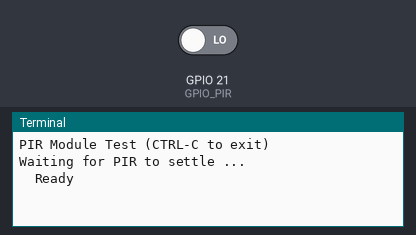
A program run on a simulated Raspberry Pi (BCM pin numbers). On the bench: the last lines printed to the terminal. The inputs (shaded band) are chosen by the test bench; at power-on: GPIO 21 (GPIO_PIR) LOW. The clock reads 2024-03-15 10:24:30 at power-on unless the program sets it; no MQTT or app messages arrive unless stated.

Above: at 1.2 s.
1.3 s: GPIO 21 (GPIO_PIR) driven HIGH
At 1.43 s:
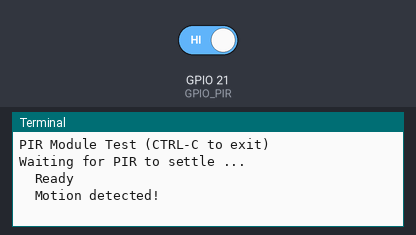
At 2.5 s:
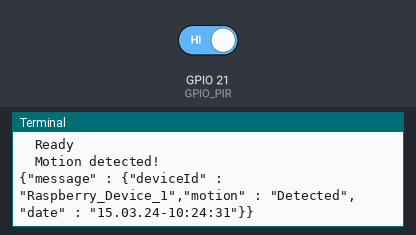

Measured:
- after the input at 1.3 s, the terminal: prints a new line at once (image 1)

The program:

sendMotionDetectWithMQTT.py
```python
#!/usr/bin/python
#+-+-+-+-+-+-+-+-+-+-+-+-+-+-+-+-+-+-+-+-+-+
#|R|a|s|p|b|e|r|r|y|P|i|-|S|p|y|.|c|o|.|u|k|
#+-+-+-+-+-+-+-+-+-+-+-+-+-+-+-+-+-+-+-+-+-+
#
# pir_1.py
# Detect movement using a PIR module
#
# Author : Matt Hawkins
# Date   : 21/01/2013

# Import required Python libraries
import RPi.GPIO as GPIO
import time
import datetime
import paho.mqtt.client as mqtt

mqttc = mqtt.Client("python_pub")

# Use BCM GPIO references
# instead of physical pin numbers
GPIO.setmode(GPIO.BCM)

# Define GPIO to use on Pi
GPIO_PIR = 21

print "PIR Module Test (CTRL-C to exit)"

# Set pin as input
GPIO.setup(GPIO_PIR,GPIO.IN)      # Echo

Current_State  = 0
Previous_State = 0

try:

  print "Waiting for PIR to settle ..."

  # Loop until PIR output is 0
  while GPIO.input(GPIO_PIR)==1:
    Current_State  = 0

  print "  Ready"

  # Loop until users quits with CTRL-C
  while True :

    # Read PIR state
    Current_State = GPIO.input(GPIO_PIR)

    if Current_State==1 and Previous_State==0:
      # PIR is triggered
      print "  Motion detected!"
      date = datetime.datetime.now()
      today = "{:%d.%m.%y-%H:%M:%S}".format(date)
      mqttc.connect("10.44.41.12", 1883)
      payload = '{"message" : {"deviceId" : "Raspberry_Device_1","motion" : "Detected","date" : "%s"}}'% today
      print (payload)
      mqttc.publish("Ericsson/ITSC/motion", payload)
      # Record previous state
      Previous_State=1
    elif Current_State==0 and Previous_State==1:
      # PIR has returned to ready state
      print "  Ready"
      Previous_State=0

    # Wait for 10 milliseconds
    time.sleep(0.01)

except KeyboardInterrupt:
  print "  Quit"
  # Reset GPIO settings
  GPIO.cleanup()
```
